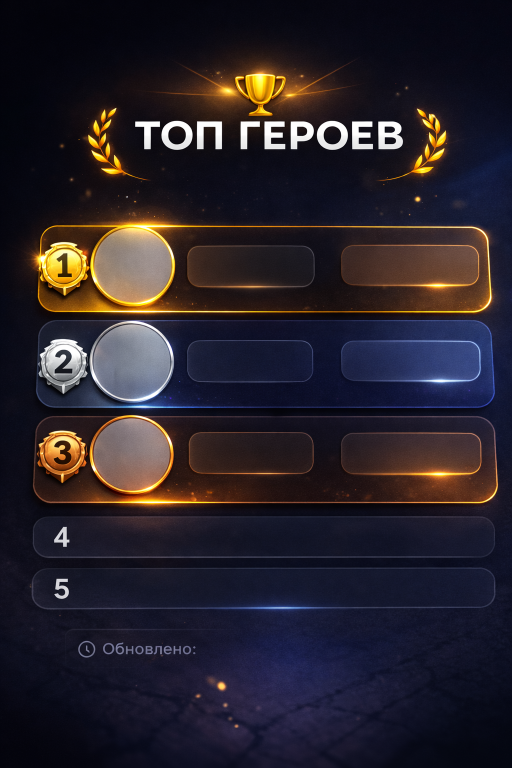
#> input picture file_000000005f787246b5e4175879f8d268.png, 1024 x 1536 px (shown at 1/2 size)
$ python -i dashboard_renderer.py   (imports and definitions only)
#> lines starting #> are read from the running program, lines starting #| are printed output that depends on the picture
from __future__ import annotations

from dataclasses import dataclass, field
from datetime import datetime
from functools import lru_cache
from pathlib import Path
from typing import Any

from PIL import Image, ImageDraw, ImageFilter, ImageFont


@dataclass(slots=True)
class MetricItem:
    label: str
    value: str


@dataclass(slots=True)
class PerformanceBlock:
    title: str
    badge: str
    revenue: int
    target: int
    remaining: int
    run_rate: float | None
    metrics: list[MetricItem] = field(default_factory=list)


@dataclass(slots=True)
class MainDashboardData:
    title: str
    status: str
    updated_at: datetime | str | None
    shift: PerformanceBlock
    decade: PerformanceBlock


@dataclass(slots=True)
class ShiftSummaryData:
    title: str
    date_label: str
    duration_label: str
    total: int
    status_message: str
    metrics: list[MetricItem]
    decade_total: int
    decade_remaining: int


@dataclass(slots=True)
class LeaderRow:
    rank: int
    name: str
    earnings: int
    shifts: int = 0
    cars: int = 0
    avatar_path: str | None = None


@dataclass(slots=True)
class LeaderboardData:
    title: str
    subtitle: str
    updated_at: datetime | str | None
    leaders: list[LeaderRow]
    highlight_name: str | None = None
    top3_avatars: dict[int, Image.Image] = field(default_factory=dict)


class DashboardRenderer:
    WIDTH = 1400
    HEIGHT = 980
    MARGIN = 32

    def __init__(self, width: int = WIDTH, height: int = HEIGHT) -> None:
        self.width = width
        self.height = height

    COLORS = {
        "bg": (8, 17, 31, 255),
        "bg_depth": (11, 20, 36, 255),
        "glass": (20, 30, 46, 184),
        "glass_overlay": (255, 255, 255, 9),
        "glass_border": (255, 255, 255, 20),
        "white": (245, 247, 251, 255),
        "secondary": (168, 180, 199, 255),
        "muted": (127, 141, 163, 255),
        "gold": (231, 196, 106, 255),
        "silver": (184, 196, 214, 255),
        "bronze": (199, 146, 98, 255),
        "blue": (121, 184, 255, 255),
        "green": (87, 211, 140, 255),
        "red": (255, 122, 122, 255),
        "pink": (255, 159, 176, 255),
    }
    _avatar_cache: dict[tuple[str, int], Image.Image] = {}

    # [23 lines left out: functions _font, _safe_int, not called in this run]

    def format_money(self, value: Any) -> str:
        return f"{self._safe_int(value, 0):,} ₽".replace(",", " ")

    # [48 lines left out: functions draw_glow, draw_glass_card, draw_rank_badge, draw_progress_bar, fit_text, not called in this run]

    def draw_avatar_or_initials(self, img: Image.Image, row: LeaderRow, center: tuple[int, int], size: int) -> None:
        avatar = self._resolve_avatar(row, size)
        img.alpha_composite(avatar, (center[0] - size // 2, center[1] - size // 2))

    # [35 lines left out: functions draw_status_pill, _resolve_avatar, not called in this run]

    def _draw_background(self, img: Image.Image) -> None:
        d = ImageDraw.Draw(img)
        for y in range(self.height):
            t = y / max(1, self.height - 1)
            r = int(self.COLORS["bg"][0] * (1 - t) + self.COLORS["bg_depth"][0] * t)
            g = int(self.COLORS["bg"][1] * (1 - t) + self.COLORS["bg_depth"][1] * t)
            b = int(self.COLORS["bg"][2] * (1 - t) + self.COLORS["bg_depth"][2] * t)
            d.line((0, y, self.width, y), fill=(r, g, b, 255))

    # [81 lines left out: functions _format_datetime, _status_tone, _draw_header, _draw_dashboard_card, render_main_dashboard, render_shift_summary and 1 more, not called in this run]

    def render_leaderboard(self, data: LeaderboardData) -> Image.Image:
        img = Image.new("RGBA", (self.width, self.height), self.COLORS["bg"])
        self._draw_background(img)
        self._draw_header(img, data.title, data.subtitle, data.updated_at)

        rows = {r.rank: r for r in data.leaders}
        self._draw_top_card(img, rows.get(2, LeaderRow(2, "—", 0)), (76, 260, 468, 560), self.COLORS["silver"], 68)
        self._draw_top_card(img, rows.get(1, LeaderRow(1, "—", 0)), (504, 226, 896, 572), self.COLORS["gold"], 88)
        self._draw_top_card(img, rows.get(3, LeaderRow(3, "—", 0)), (932, 260, 1324, 560), self.COLORS["bronze"], 68)

        d = ImageDraw.Draw(img)
        y = 602
        for row in data.leaders[3:10]:
            self.draw_glass_card(img, (self.MARGIN, y, self.width - self.MARGIN, y + 74), radius=20)
            self.draw_rank_badge(d, (self.MARGIN + 16, y + 19), row.rank, self.COLORS["blue"])
            self.draw_avatar_or_initials(img, row, (self.MARGIN + 178, y + 37), 44)
            name_text, name_font = self.fit_text(d, row.name or "—", 520, 30, 22, True)
            d.text((self.MARGIN + 210, y + 13), name_text, fill=self.COLORS["white"], font=name_font)
            d.text((self.MARGIN + 210, y + 43), f"{row.shifts} смен • {row.cars} машин", fill=self.COLORS["muted"], font=self._font(20))
            money = self.format_money(row.earnings)
            mw = d.textbbox((0, 0), money, font=self._font(32, True))[2]
            d.text((self.width - self.MARGIN - 22 - mw, y + 22), money, fill=self.COLORS["white"], font=self._font(32, True))
            y += 84
        return img.convert("RGB")


# [8 lines left out: function to_png_bytes, not called in this run]

>>> import cv2
>>> picture = cv2.imread('../file_000000005f787246b5e4175879f8d268.png', cv2.IMREAD_GRAYSCALE)
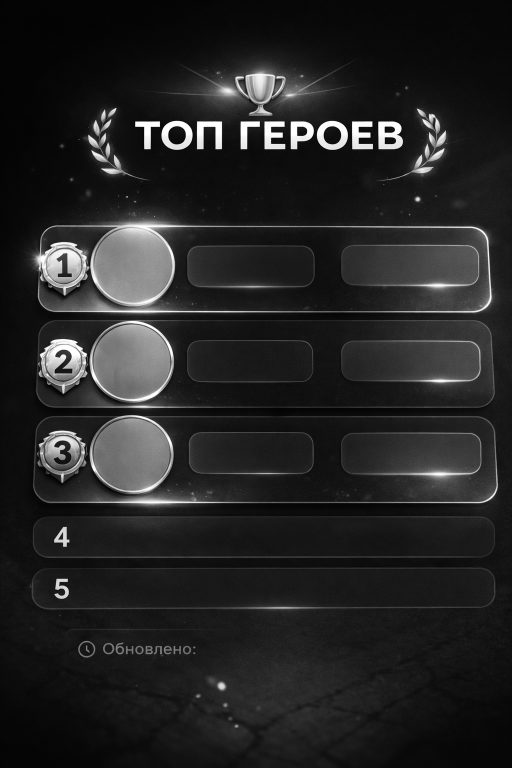
#> picture: shape (1536, 1024) (shown at 1/2 size); min 0, max 255, mean 36.2
>>> result = DashboardRenderer().render_leaderboard(picture)
#> in render_leaderboard, `img = Image.new("RGBA", (self.width, self.height), self.COLORS["bg"])`:
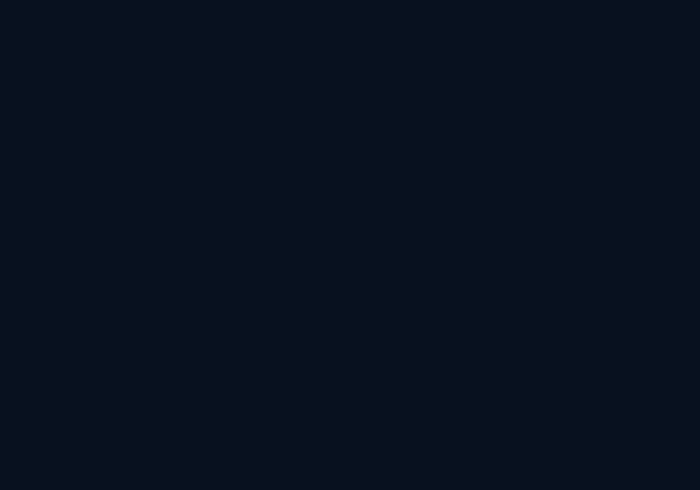
#> img: PIL image 1400x980 RGBA (shown at 1/2 size); mean R, G, B, A 8, 17, 31, 255
#> (the run stopped early here; a loop or call above may not have finished)

$ run again, on file_0000000098747243aea0bff437736df4.png
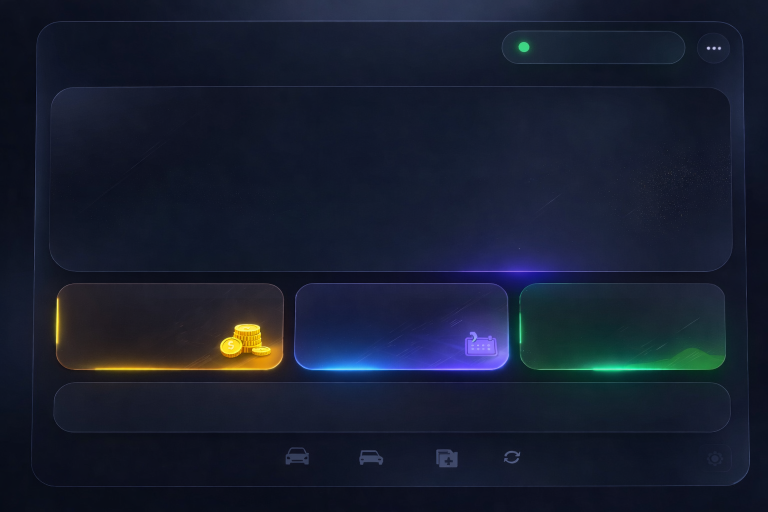
#> input picture file_0000000098747243aea0bff437736df4.png, 1536 x 1024 px (shown at 1/2 size)
#> `picture = cv2.imread('../file_000000005f787246b5e4175879f8d268.png', c..`:
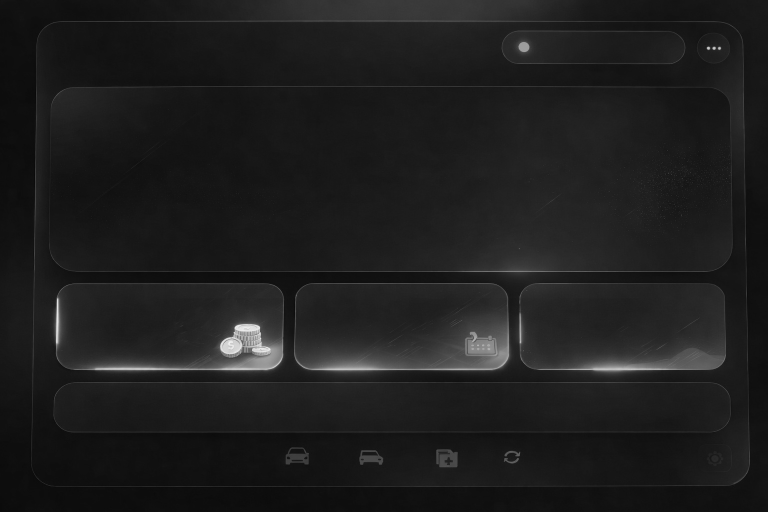
#> picture: shape (1024, 1536) (shown at 1/2 size); min 2, max 242, mean 29.9
